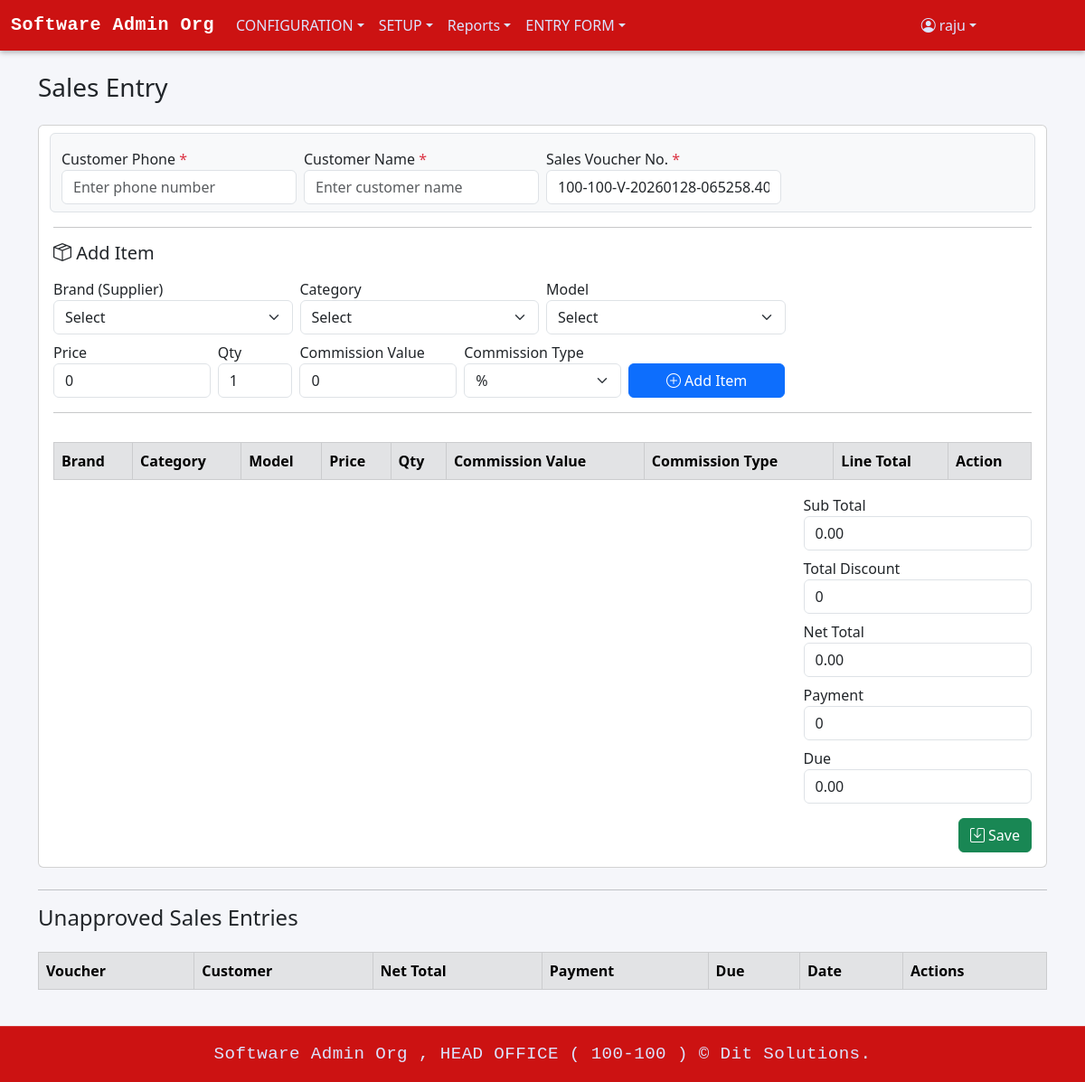
Screenshot of /sales_entry.php (signed in) with the database file from the repository.
### tables this page shows
CREATE TABLE `menu_info` (
  `MENU_ID` int(11) NOT NULL,
  `MENU_NAME` varchar(100) NOT NULL,
  `MENU_LINK` varchar(255) DEFAULT NULL,
  `PARENT_ID` int(11) DEFAULT NULL
);

### sales_entry.php (the view, shortened to what this page needs)
<?php
require 'db.php';
$canInsert = $_SESSION['user']['can_insert'] ?? 0;
function gen_sales_voucher($brCode) {
    $microtime = microtime(true);
    $dateStr = date('Ymd', $microtime);
    $timeStr = date('His', $microtime) . substr((string)($microtime - floor($microtime)), 1, 4);
    return "{$brCode}-V-{$dateStr}-{$timeStr}";
}
?>
<!DOCTYPE html>
<html lang="en">
<head>
    <link href="https://cdn.jsdelivr.net/npm/bootstrap@5.3.0/dist/css/bootstrap.min.css" rel="stylesheet">
    <link rel="stylesheet" href="https://cdn.jsdelivr.net/npm/bootstrap-icons@1.11.3/font/bootstrap-icons.min.css">
    </head>
<body class="d-flex flex-column min-vh-100">
<?php include 'header.php'; ?>
<main class="container py-4 flex-grow-1">
  <div class="d-flex justify-content-between align-items-center mb-3">
      <h3>Sales Entry</h3>
  </div>
  <?php if ($canInsert): ?>
  <div class="card mb-4">
    <div class="card-body">
      <div class="row g-2 mb-3 border p-2 rounded bg-light">
        <div class="col-md-3">
          <label>Customer Phone <span class="text-danger">*</span></label>
          <input type="text" id="customer_phone" class="form-control" required placeholder="Enter phone number">
        </div>
        <div class="col-md-3">
          <label>Customer Name <span class="text-danger">*</span></label>
          <input type="text" id="customer_name" class="form-control" required placeholder="Enter customer name">
        </div>
        <div class="col-md-3">
          <label>Sales Voucher No. <span class="text-danger">*</span></label>
          <input type="text" id="voucher_ref" class="form-control" required value="<?= htmlspecialchars(gen_sales_voucher($brCode)) ?>">
        </div>
      </div>
      <hr>
      <div class="row g-2 mb-2">
        <h5><i class="bi bi-box-seam"></i> Add Item</h5>
        <div class="col-md-3">
          <label>Brand (Supplier)</label>
          <select id="supplier" class="form-select">
            <option value="">Select</option>
          </select>
        </div>
        <div class="col-md-3">
          <label>Category</label>
          <select id="category" class="form-select">
            <option value="">Select</option>
          </select>
        </div>
        <div class="col-md-3">
          <label>Model</label>
          <select id="model" class="form-select">
            <option value="">Select</option>
          </select>
        </div>
      </div>
      <div class="row g-2 mb-2">
        <div class="col-md-2">
          <label>Price</label>
          <input type="number" id="price" class="form-control" step="0.01" min="0" value="0">
        </div>
        <div class="col-md-1">
          <label>Qty</label>
          <input type="number" id="qty" class="form-control" step="1" min="1" value="1">
        </div>
        <div class="col-md-2">
          <label>Commission Value</label>
          <input type="number" id="commission" class="form-control" step="0.01" min="0" value="0">
        </div>
        <div class="col-md-2">
          <label>Commission Type</label>
          <select id="commission_type" class="form-select">
            <option value="PCT">%</option>
          </select>
        </div>
        <div class="col-md-2 d-grid align-self-end">
          <button class="btn btn-primary" id="addRowBtn"><i class="bi bi-plus-circle"></i> Add Item</button>
        </div>
      </div>
      <hr>
 <div class="table-responsive">
      <table class="table table-bordered  mt-3 table-hover border-3" id="entryTable">
        <thead class="table-secondary">
          <tr>
            <th>Brand</th><th>Category</th><th>Model</th>
            <th>Price</th><th>Qty</th><th>Commission Value</th><th>Commission Type</th><th>Line Total</th><th>Action</th>
          </tr>
        </thead>
      </table>
      <div class="row mt-3">
        <div class="col-md-3 ms-auto">
          <label>Sub Total</label>
          <input type="text" id="sub_total" class="form-control" readonly value="0.00">
        </div>
      </div>
      <div class="row mt-2">
        <div class="col-md-3 ms-auto">
          <label>Total Discount</label>
          <input type="number" id="total_discount" class="form-control" step="0.01" min="0" value="0">
        </div>
      </div>
      <div class="row mt-2">
        <div class="col-md-3 ms-auto">
          <label>Net Total</label>
          <input type="text" id="total" class="form-control" readonly value="0.00">
        </div>
      </div>
      <div class="row mt-2">
        <div class="col-md-3 ms-auto">
          <label>Payment</label>
          <input type="number" id="payment" class="form-control" step="0.01" min="0" value="0">
        </div>
      </div>
      <div class="row mt-2">
        <div class="col-md-3 ms-auto">
          <label>Due</label>
          <input type="text" id="due" class="form-control" readonly value="0.00">
        </div>
      </div>
            </div>
      <div class="text-end mt-3">
        <form id="salesForm" method="post">
          <button type="submit" class="btn btn-success" id="saveBtn"><i class="bi bi-save"></i> Save</button>
        </form>
      </div>
    </div>
  </div>
  <?php else: ?>
    <div class="alert alert-warning">You do not have permission to insert records.</div>
  <?php endif; ?>
  <hr>
  <h4>Unapproved Sales Entries</h4>
  <div class="table-responsive">
  <table class="table table-bordered  mt-3 table-hover border-3">
    <thead class="table-secondary">
      <tr>
        <th>Voucher</th><th>Customer</th><th>Net Total</th><th>Payment</th><th>Due</th><th>Date</th><th>Actions</th>
      </tr>
    </thead>
  </table>
            </div>
</main>
<?php
if (file_exists('footer.php')) include 'footer.php';
?>
</body>
</html>

### header.php (shortened to what this page needs)
<?php
$loginUserTypeId = $_SESSION['user']['user_type_id'] ?? '';
$loginUserId     = $_SESSION['user']['user_id'] ?? '';
$brCode          = $_SESSION['user']['br_code'] ?? '';
$sqlMenus = "SELECT m.MENU_ID, m.MENU_NAME, m.MENU_LINK, m.PARENT_ID
             FROM menu_info m
             INNER JOIN user_menu_view_permission ump
                 ON m.MENU_ID = ump.MENU_ID
             WHERE ump.USER_TYPE_ID = :user_type_id
               AND ump.CAN_VIEW = true
             ORDER BY m.MENU_ID";
$stmtMenus = $pdo->prepare($sqlMenus);
$stmtMenus->execute(['user_type_id' => $loginUserTypeId]);
$menus = $stmtMenus->fetchAll(PDO::FETCH_ASSOC);
$menuTree = [];
foreach ($menus as $menu) {
    $parentId = $menu['PARENT_ID'] ?: 0;
    $menuTree[$parentId][] = $menu;
}
?>
<!DOCTYPE html>
<html lang="en">
<head>
    <link href="https://cdn.jsdelivr.net/npm/bootstrap@5.3.0/dist/css/bootstrap.min.css" rel="stylesheet">
    <link href="https://cdn.jsdelivr.net/npm/bootstrap-icons@1.10.5/font/bootstrap-icons.css" rel="stylesheet">
</head>
<body>
<nav class="navbar navbar-expand-lg navbar-dark">
    <div class="container-fluid">
        <a class="navbar-brand" href="home.php">
            <?= htmlspecialchars($_SESSION['user']['org_name'] ?? 'Stock36') ?>
        </a>
        <div class="collapse navbar-collapse" id="navbarContent">
            <ul class="navbar-nav me-auto mb-2 mb-lg-0">
                <?php
                if (isset($menuTree[0])) {
                    foreach ($menuTree[0] as $menu) {
                        $menuId = $menu['MENU_ID'];
                        if (isset($menuTree[$menuId])) {
                            echo '<li class="nav-item dropdown">';
                            echo '<a class="nav-link dropdown-toggle" href="#" role="button" data-bs-toggle="dropdown">'
                                . htmlspecialchars($menu['MENU_NAME']) . '</a>';
                            echo '<ul class="dropdown-menu">';
                            echo '</ul></li>';
                        } else {
                            echo '<li class="nav-item">';
                            echo '<a class="nav-link" href="' . htmlspecialchars($menu['MENU_LINK']) . '">'
                                . htmlspecialchars($menu['MENU_NAME']) . '</a></li>';
                        }
                    }
                }
                ?>
            </ul>
<ul class="navbar-nav ms-auto" style="margin-right: 100px;">
    <li class="nav-item dropdown">
        <a class="nav-link dropdown-toggle d-flex align-items-center" href="#" role="button" data-bs-toggle="dropdown">
            <i class="bi bi-person-circle me-1"></i>
            <?= htmlspecialchars($loginUserId) ?>
        </a>
    </li>
</ul>
        </div>
    </div>
</nav>
</body>
</html>

### header.php (style rules this page uses)
.navbar { background: linear-gradient(90deg, rgb(204, 18, 18) 0%, rgb(204, 18, 18) 100%); box-shadow: 0 2px 6px rgba(0, 0, 0, 0.3); transition: background 0.3s ease; }
.navbar-brand { font-family: "SF Mono", "Roboto Mono", "Menlo", "Consolas", monospace; font-weight: 600; font-size: 1.3rem; color: #ffffff !important; letter-spacing: 0.5px; transition: all 0.3s ease; }
.navbar-nav .nav-link { color: #dbe4ff !important; transition: color 0.3s ease, transform 0.2s ease; }

### footer.php (style rules this page uses)
body { display: flex; flex-direction: column; min-height: 100vh; background-color: #f5f6fa; }

### rows the page displays
menu_info: MENU_NAME "CONFIGURATION"
menu_info: MENU_NAME "SETUP"
menu_info: MENU_NAME "Reports"
menu_info: MENU_NAME "ENTRY FORM"

### other values shown
$_SESSION['user']['org_name'] "Software Admin Org"
$loginUserId "raju"
$_SESSION['user']['branch_name'] "HEAD OFFICE"
$_SESSION['user']['br_code'] "100-100"
